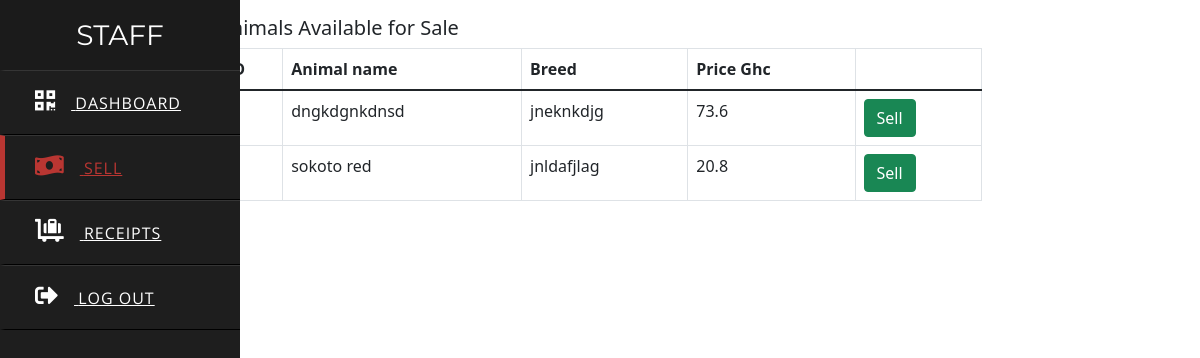
/staff/staffsell.php, run on the app's committed database.
### tables this page shows
CREATE TABLE `livestock` (
  `animal_id` int(11) NOT NULL,
  `animal_type` text NOT NULL,
  `breed` text NOT NULL,
  `cost_price` double DEFAULT NULL,
  `selling_price` double DEFAULT NULL
);

### staff/staffsell.php (the view, shortened to what this page needs)
<?php
    include "connect.php";
?>
<!DOCTYPE html>
<html lang="en" dir="ltr">
  <head>
    <link rel="stylesheet" href="style.css">
    <link rel="stylesheet" href="https://cdnjs.cloudflare.com/ajax/libs/font-awesome/5.15.3/css/all.min.css"/>
    <link href="https://cdn.jsdelivr.net/npm/bootstrap@5.1.3/dist/css/bootstrap.min.css" rel="stylesheet">
  </head>
    <body>
    <div class="sidebar">
      <header>STAFF</header>
      <a href="staffindex.php">
        <i class="fas fa-qrcode"></i>
        <span>Dashboard</span>
      </a>
      <a href="staffsell.php" class="active">
        <i class="fas fa-money-bill-wave"></i>
        <span>Sell</span>
      </a>
      <a href="staffreceivals.php">
        <i class="fas fa-luggage-cart"></i>
        <span>Receipts</span>
      </a>
      <a href="index.php">
         <i class="fas fa-sign-out-alt"></i>
        <span>Log Out</span>
      </a>
    </div>
            <div class="container">
                    <div class="jumbotron">
                    <div class="card_main">
                            <div class="card-body">
                                <h5 class="card-title">Animals Available for Sale</h5>
                                <table class="table table-hover table-bordered">
                                        <thead>
                                            <tr>
                                            <th scope="col">ID</th>
                                            <th scope="col">Animal name</th>
                                            <th scope="col">Breed</th>
                                            <th scope="col">Price Ghc</th>
                                            <th scope = "col"></th>
                                            </tr>
                                        </thead>
                                        <tbody>
                                            <?php
                                               $s= mysqli_query($conn,"select * from livestock");
                                               while($r=mysqli_fetch_array($s))
                                               {
                                            ?>
                                            <tr>
                                                     <th><?php echo $r['animal_id'];?></th>
                                                     <td><?php echo $r['animal_type'];?></td>
                                                     <td><?php echo $r['breed'];?></td>
                                                     <td><?php echo $r['selling_price'];?></td>
                                                     <td>
                                                     <a href="sell.php?a=<?php echo $r['animal_id']?>&b=<?php echo $r['animal_type']?>&c=<?php echo $r['breed']?>&d=<?php echo $r['selling_price']?>" onclick="return confirm('Confirm Transaction');">
                                                                <button class="btn btn-success">Sell</button>
                                                    </a>
                                                  </td>
                                            </tr>
                                            <?php
                                               }
                                            ?>
                                        </tbody>
                                 </table>
                            </div>
                            </div>
                    </div>
                </div>
    </body>
</html>

### staff/style.css (style rules this page uses)
* { margin: 0; padding: 0; text-decoration: none; }
.sidebar { position: fixed; width: 240px; left: 0; height: 100%; background: #1e1e1e; transition: all .5s ease; }
.sidebar header { font-size: 28px; color: white; line-height: 70px; text-align: center; background: #1b1b1b; user-select: none; font-family: 'Montserrat', sans-serif; }
.sidebar a { display: block; height: 65px; width: 100%; color: white; line-height: 65px; padding-left: 30px; box-sizing: border-box; border-bottom: 1px solid black; border-top: 1px solid rgba(255,255,255,.1); border-left: 5px solid transparent; font-family: 'Open Sans', sans-serif; transition: all .5s ease; }
a.active,a:hover { border-left: 5px solid #b93632; color: #b93632; }
.sidebar a i { font-size: 23px; margin-right: 16px; }
.sidebar a span { letter-spacing: 1px; text-transform: uppercase; }
.card-body { margin: 0 10rem; }

### data on the page
livestock: animal_type "dngkdgnkdnsd", breed "jneknkdjg", selling_price "73.6"
livestock: animal_type "sokoto red", breed "jnldafjlag", selling_price "20.8"
